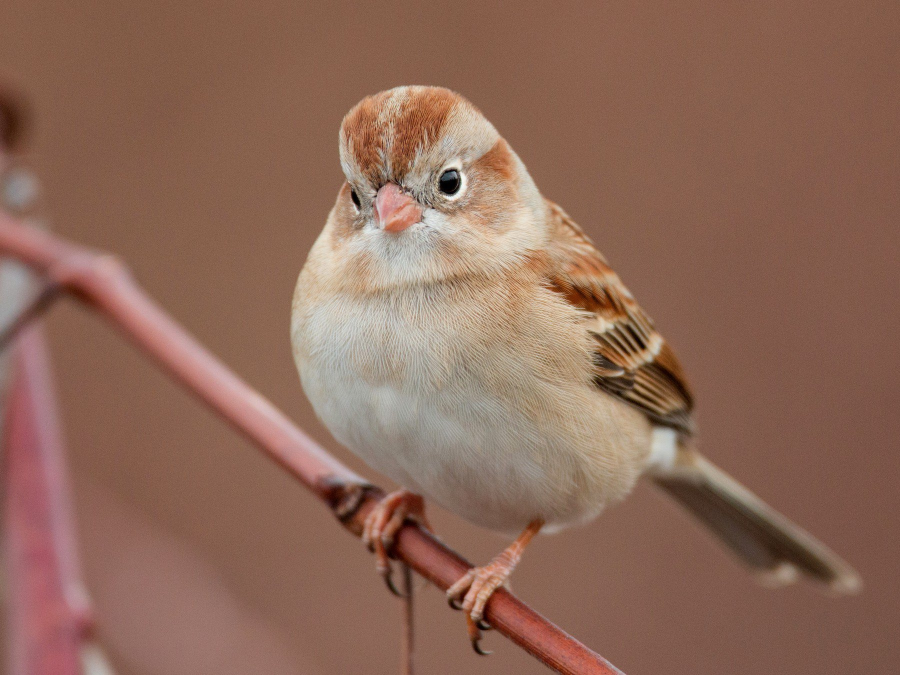
#> input picture Image-Reterival-System/images/01fb6bf91f.jpg, 1800 x 1350 px, found by its file name (shown at 1/2 size); its folder holds only this picture in this run
$ jupyter execute --allow-errors custom_model.ipynb   (older library calls are emulated)
#> lines starting #> are read from the running program, lines starting #| are printed output that depends on the picture
#> further down, image is the input picture: shape (1350, 1800, 3); mean R, G, B 142, 105.4, 89.2
We are go to extract feature from query image and all the image in the base.

we will calculate entropy, roberts, sobel, gabor and average value of all pixal.

Feature from every image in the input folder are captured in a hdf5 file.

[cell 1]
import numpy as np
import os
from skimage.transform import resize
from skimage import io, img_as_ubyte
import h5py
from skimage.filters import roberts, sobel
from skimage.color import rgb2lab, rgb2gray
import cv2
from skimage.filters.rank import entropy
from skimage.morphology import disk
import os
import matplotlib.pyplot as plt
import matplotlib.image as mpimg

[cell 2]
def extract_features(image):
    #extracts color features
    lab_image = rgb2lab(image)
#> lab_image: shape (1350, 1800, 3) float64; mean of channels 0, 1, 2 47.7, 12.6, 15.1
    A_image = lab_image[:,:,1]
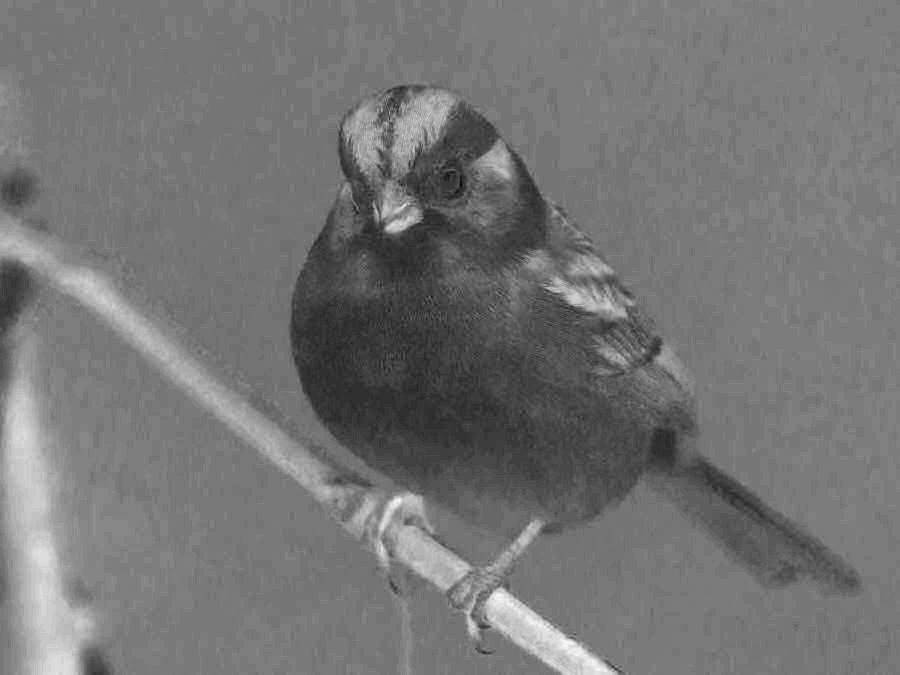
#> A_image: shape (1350, 1800) float64 (shown at 1/2 size); min -11.36, max 40.98, mean 12.6; drawn with min black and max white
    A_feat = A_image.mean()
#> A_feat = 12.6
    B_image = lab_image[:,:,2]
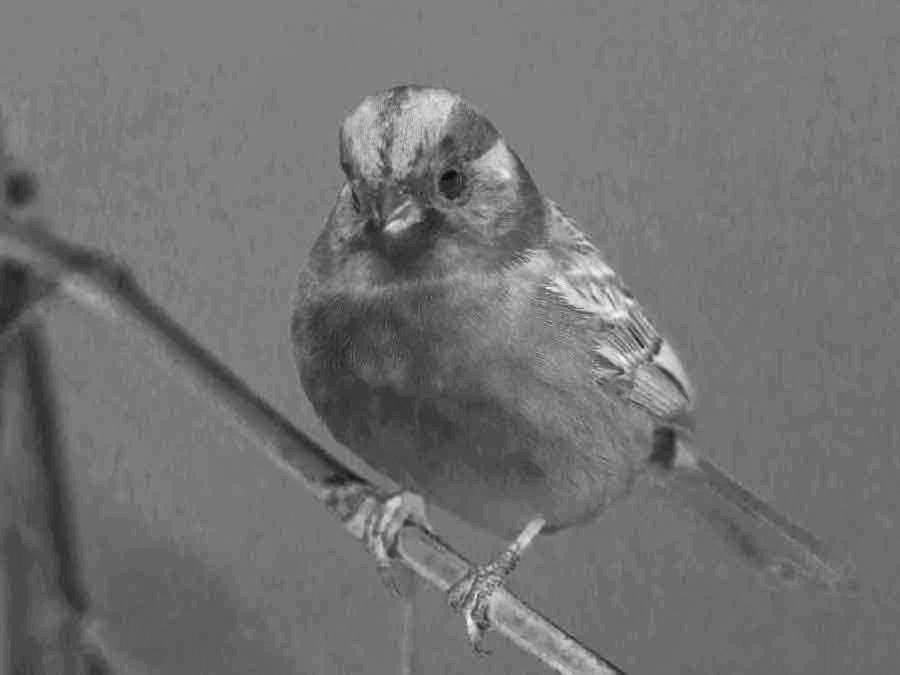
#> B_image: shape (1350, 1800) float64 (shown at 1/2 size); min -10.07, max 45.73, mean 15.1; drawn with min black and max white
    B_feat = B_image.mean()
#> B_feat = 15.09

    #extracts textural features on the gray image
    gray_image = rgb2gray(image)
    gray_image = resize(gray_image, (256,256))
#> gray_image: shape (256, 256) float64
    gray_image = img_as_ubyte(gray_image)

    #entropy
    entropy_image = entropy(gray_image, disk(3))
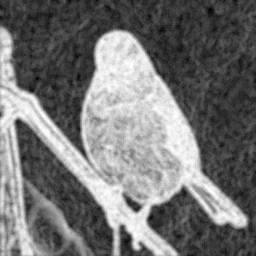
#> entropy_image: shape (256, 256) float64; min 0.216, max 4.86, mean 2.34; drawn with min black and max white
    entropy_mean = entropy_image.mean()
#> entropy_mean = 2.34
    entropy_std = entropy_image.std()
#> entropy_std = 1.31
    roberts_image = roberts(gray_image)
    robert_mean = roberts_image.mean()
#> robert_mean = 0.016
    sobel_image = sobel(gray_image)
    sobel_mean = sobel_image.mean()
#> sobel_mean = 0.019

    #Gabor1
    kernel1 = cv2.getGaborKernel((9, 9), 3, np.pi/4, np.pi, 0.5, 0, ktype=cv2.CV_32F)
    gabor1 = (cv2.filter2D(gray_image, cv2.CV_8UC3, kernel1)).mean()
#> gabor1 = 70.54

    #Gabor 2
    kernel2 = cv2.getGaborKernel((9, 9), 3, np.pi/2, np.pi/4, 0.9, 0, ktype=cv2.CV_32F)
    gabor2 = (cv2.filter2D(gray_image, cv2.CV_8UC3, kernel2)).mean()
#> gabor2 = 252

    #Gabor 3
    kernel3 = cv2.getGaborKernel((9, 9), 5, np.pi/2, np.pi/2, 0.1, 0, ktype=cv2.CV_32F)
    gabor3 = (cv2.filter2D(gray_image, cv2.CV_8UC3, kernel3)).mean()
#> gabor3 = 0
    custom_features = np.array([A_feat, B_feat, entropy_mean, entropy_std, robert_mean, sobel_mean, gabor1, gabor2, gabor3])
#> custom_features = [12.6, 15.09, 2.34, 1.31, 0.016, 0.019, 70.54, 252, 0]

    return custom_features

if __name__ == "__main__":
    path = "/Users/sudipkhadka/Desktop/Data-Science-ML-Engineering/Image-Reterival-System/images/"

    feats = []
    names = []

    for img in os.listdir(path):
        print("Extracting features from image: ", img)
        #image = io.imread(path+img)
        image = io.imread(os.path.join(path, img))

        X = extract_features(image)
#> X has the same summary as custom_features in extract_features
        feats.append(X)
        names.append(img)
    feats = np.array(feats)
    feature_file = "CustomFeatures.h5"
    print("Saving features to h5 file")

    h5f = h5py.File(feature_file, "w")
    h5f.create_dataset('dataset_1', data = feats)
    h5f.create_dataset('dataset_2', data = np.string_(names))
    h5f.close()

**Query using our custom features**

[cell 3]
import numpy as np
import h5py
from skimage import io
from scipy import spatial

[cell 4]
h5f_file = h5py.File("CustomFeatures.h5", 'r')
feats = h5f_file['dataset_1'][:]
image_name = h5f_file['dataset_2'][:]
h5f_file.close()

[cell 5]
image_directory = '/Users/sudipkhadka/Desktop/Data-Science-ML-Engineering/Image-Reterival-System/images'
query_image = io.imread("/Users/sudipkhadka/Desktop/Data-Science-ML-Engineering/Image-Reterival-System/test_image/05768d38ec.jpg")
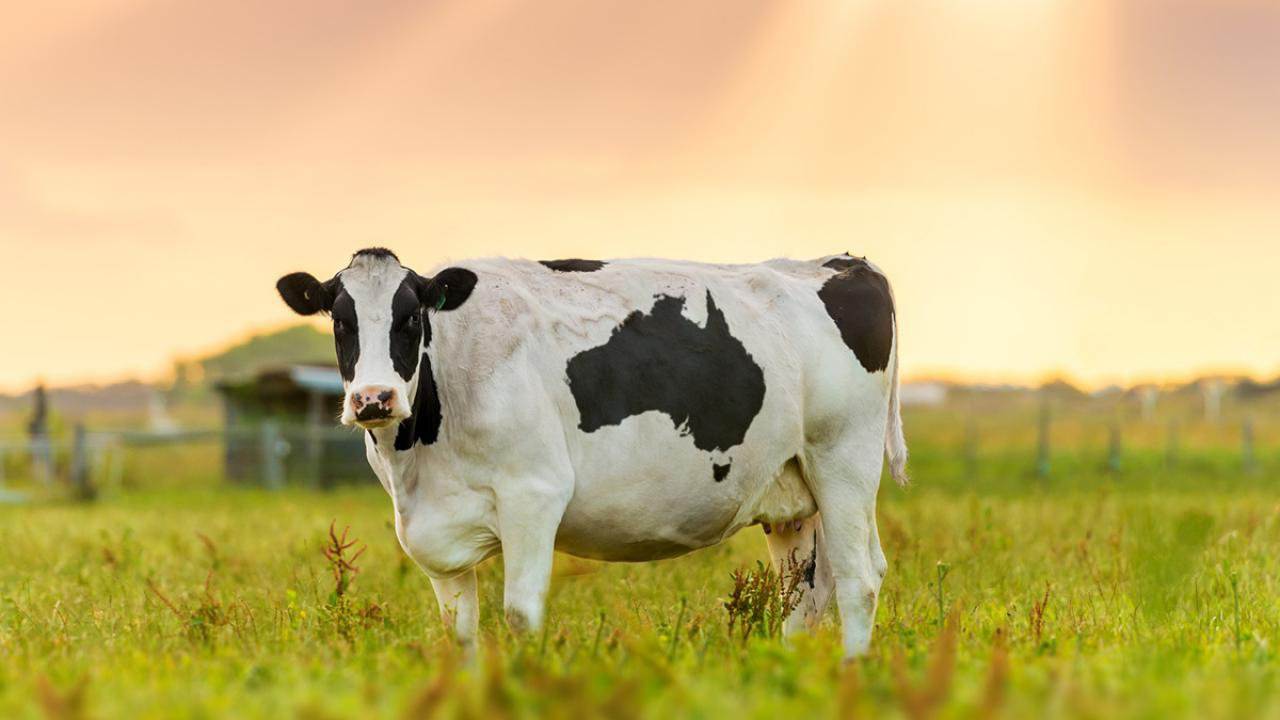
#> input picture Model files/Testing_image/05768d38ec.jpg, 1280 x 720 px, found by its file name
#> query_image is the input picture: shape (720, 1280, 3); mean R, G, B 195.9, 177.8, 115.1
print("searching for similar image name")

X = extract_features(query_image)
#> in extract_features (call 2), `lab_image = rgb2lab(image)`: lab_image: shape (720, 1280, 3) float64; mean of channels 0, 1, 2 72.4, -1.4, 32.9
#> in extract_features (call 2), `A_image = lab_image[:,:,1]`:
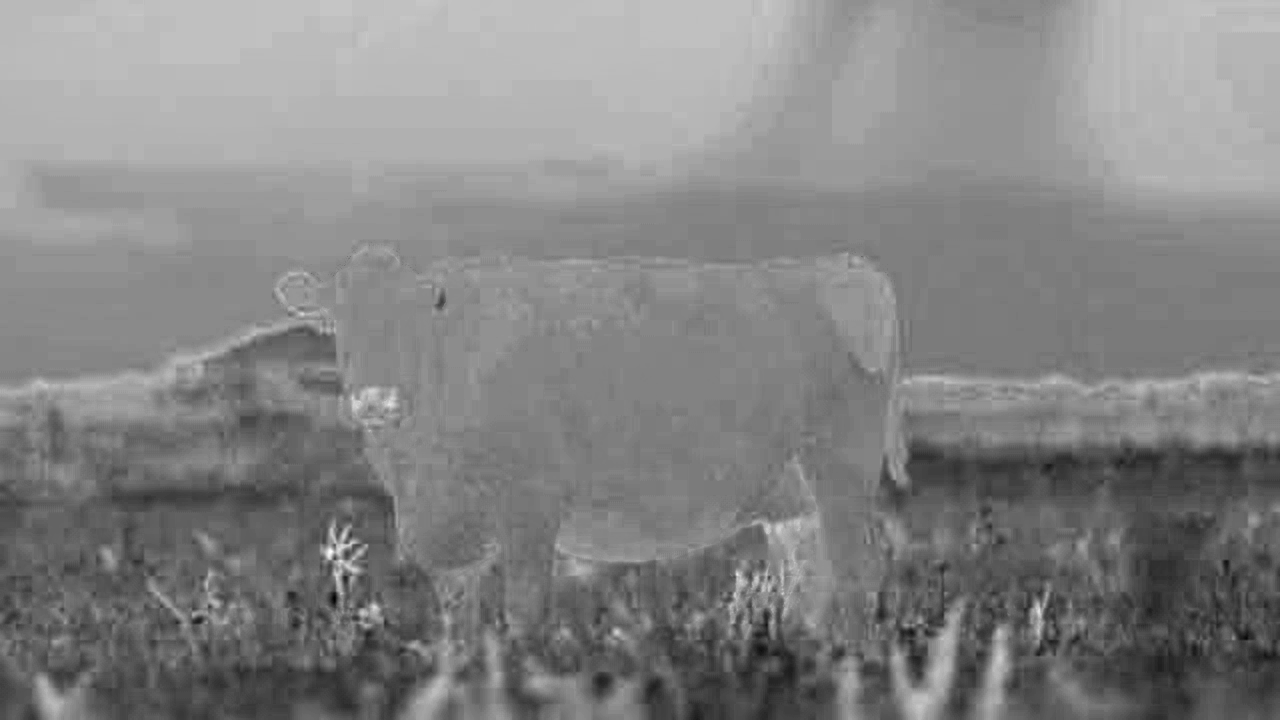
#> A_image: shape (720, 1280) float64; min -33.16, max 28.25, mean -1.4; drawn with min black and max white
#> in extract_features (call 2), `A_feat = A_image.mean()`: A_feat = -1.39
#> in extract_features (call 2), `B_image = lab_image[:,:,2]`:
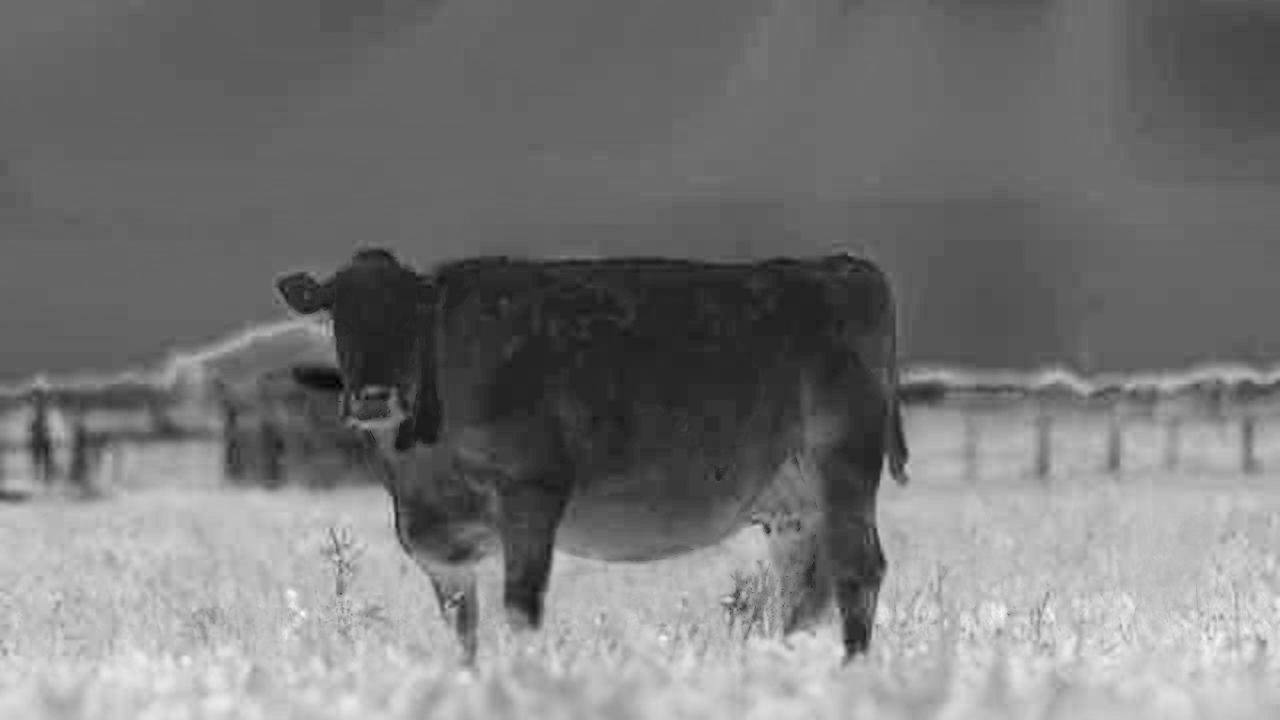
#> B_image: shape (720, 1280) float64; min -10.83, max 82.29, mean 32.9; drawn with min black and max white
#> in extract_features (call 2), `B_feat = B_image.mean()`: B_feat = 32.87
#> in extract_features (call 2), `gray_image = resize(gray_image, (256,256))`:
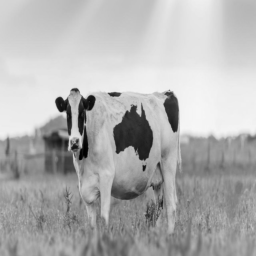
#> gray_image: shape (256, 256) float64; min 8.43e-05, max 0.967, mean 0.695
#> in extract_features (call 2), `entropy_image = entropy(gray_image, disk(3))`:
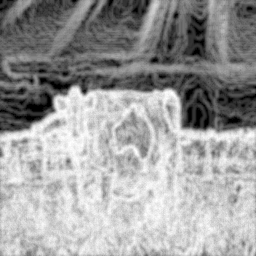
#> entropy_image: shape (256, 256) float64; min 0, max 4.86, mean 3; drawn with min black and max white
#> in extract_features (call 2), `entropy_mean = entropy_image.mean()`: entropy_mean = 3
#> in extract_features (call 2), `entropy_std = entropy_image.std()`: entropy_std = 1.24
#> in extract_features (call 2), `roberts_image = roberts(gray_image)`:
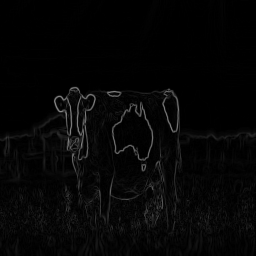
#> roberts_image: shape (256, 256) float64; min 0, max 0.532, mean 0.0246
#> in extract_features (call 2), `robert_mean = roberts_image.mean()`: robert_mean = 0.0246
#> in extract_features (call 2), `sobel_image = sobel(gray_image)`:
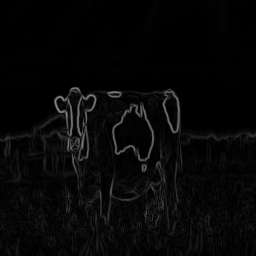
#> sobel_image: shape (256, 256) float64; min 0, max 0.552, mean 0.0293
#> in extract_features (call 2), `sobel_mean = sobel_image.mean()`: sobel_mean = 0.0293
#> in extract_features (call 2), `gabor1 = (cv2.filter2D(gray_image, cv2.CV_8UC3, kernel1)).mean()`: gabor1 = 111.7
#> in extract_features (call 2), `gabor2 = (cv2.filter2D(gray_image, cv2.CV_8UC3, kernel2)).mean()`: gabor2 = 251.5
#> in extract_features (call 2), `custom_features = np.array([A_feat, B_feat, entropy_mean, entropy_std,..`: custom_features = [-1.39, 32.87, 3, 1.24, 0.0246, 0.0293, 111.7, 251.5, 0]
#> X has the same summary as custom_features in extract_features
scores = []
for i in range(feats.shape[0]):
    score = 1 - spatial.distance.cosine(X, feats[i])
    scores.append(score)
#> this loop made 1 pass
#> score on pass 1: 0.986
#> after the loop, scores = [0.986]
scores = np.array(scores)
rank_id = np.argsort(scores)[::-1]
#> rank_id = [0]
rank_score = scores[rank_id]
#> rank_score = [0.986]

max_num_matches = 4
lists = [image_name[index] for i, index in enumerate(rank_id[0:max_num_matches])]
#> lists = 1 item
print("top %d images in order are:" % max_num_matches, lists)
#| top 4 images in order are: [b'01fb6bf91f.jpg']

[cell 6]
plt.imshow(query_image)
plt.title('Query image')
plt.show()

[cell 7]
lists = [os.path.join(image_directory, image_name[index].decode('utf-8')) if isinstance(image_name[index], bytes) else os.path.join(image_directory, image_name[index])
         for i, index in enumerate(rank_id[0:max_num_matches])]

num_images = len(lists)
#> num_images = 1
fig, axes = plt.subplots(1, num_images, figsize=(15, 5))
#> (the rest of this cell did not finish here and is left out)
